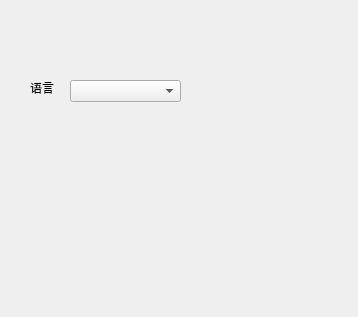
<?xml version="1.0" encoding="UTF-8"?>
<ui version="4.0">
 <class>DlgSetSub1</class>
 <widget class="QWidget" name="DlgSetSub1">
  <property name="geometry">
   <rect>
    <x>0</x>
    <y>0</y>
    <width>358</width>
    <height>317</height>
   </rect>
  </property>
  <property name="sizePolicy">
   <sizepolicy hsizetype="Expanding" vsizetype="Expanding">
    <horstretch>0</horstretch>
    <verstretch>0</verstretch>
   </sizepolicy>
  </property>
  <property name="windowTitle">
   <string>Form</string>
  </property>
  <property name="autoFillBackground">
   <bool>false</bool>
  </property>
  <widget class="QLabel" name="label">
   <property name="geometry">
    <rect>
     <x>30</x>
     <y>80</y>
     <width>54</width>
     <height>16</height>
    </rect>
   </property>
   <property name="text">
    <string>语言</string>
   </property>
  </widget>
  <widget class="QComboBox" name="cbLanguage">
   <property name="geometry">
    <rect>
     <x>70</x>
     <y>80</y>
     <width>111</width>
     <height>22</height>
    </rect>
   </property>
  </widget>
 </widget>
 <resources/>
 <connections/>
</ui>
